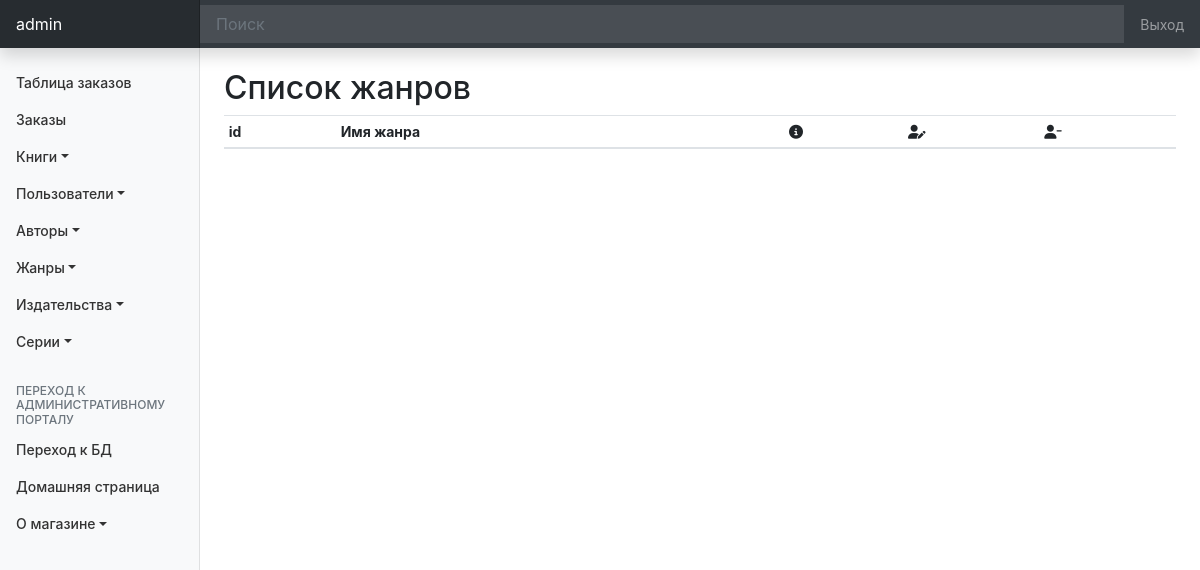
/genre/list/ (signed in), run on an earlier commit of the app's database.
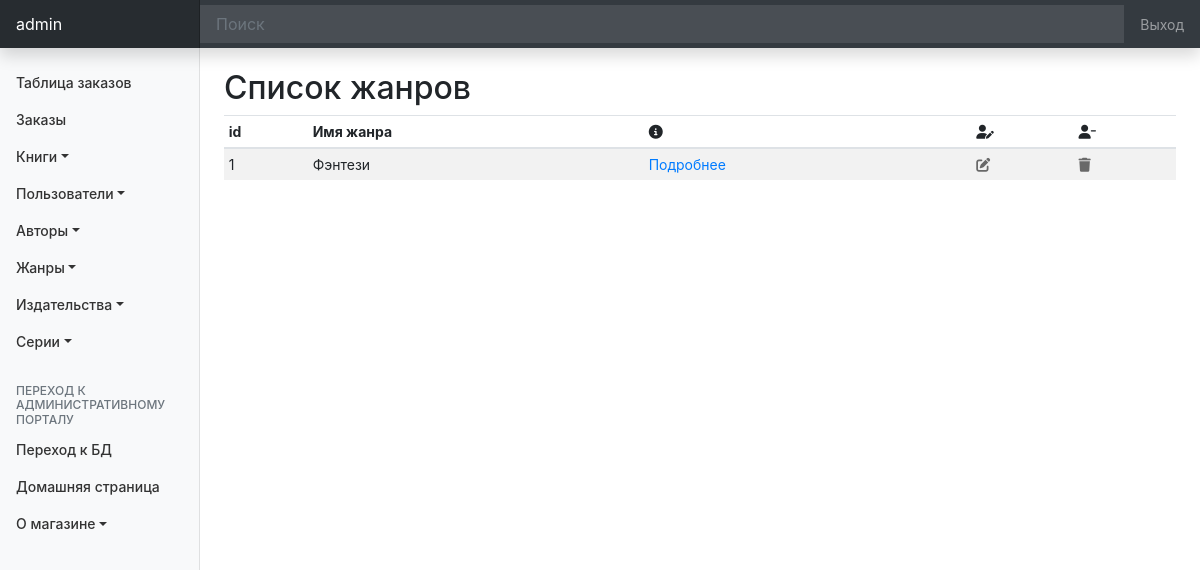
And on a later commit of the database.
### genre/models.py (models this page shows, shortened)
class Genre(models.Model):
    name = models.CharField(
        verbose_name='Название жанра',
        max_length= 100,
        unique=True,
    )
    description = models.TextField(
        verbose_name='Описание жанра',
        null=True, # БД позволяет хранить поле пустым
        blank=True, # сигнал Djange, что поле мб пустым
        help_text='Поле может быть пустым'
    )
    class Meta:
        ordering = ['name']
        verbose_name = 'Жанр'
        verbose_name_plural = 'Жанры'

### genre/views.py (the view)
# urls.py: path('list/', GenreList.as_view(), name='list'),
class GenreList(LoginRequiredMixin, ListView):
    template_name = 'genre/list_genre.html'
    context_object_name = 'genre_list'
    model = Genre
    paginate_by = 14

### genre/templates/genre/list_genre.html (shortened to what this page needs)
{% extends 'base_admin.html' %}
{% block body %}
    {% include "top_menu_admin.html" %}
    <br>
    <h2 id="list-genre">Список жанров</h2>
    <div class="table-responsive">
        <table class="table table-striped table-sm">
            <thead>
                <tr>
                    <th>id</th>
                    <th>Имя жанра</th>
                    <th><i class="fas fa-info-circle"></i></th>
                    <th><i class="fas fa-user-edit"></i></th>
                    <th><i class="fas fa-user-minus"></i></th>
                </tr>
            </thead>
            <tbody>
                {% for genre in genre_list %}
                    <tr>
                        <td>{{ genre.pk }}</td>
                        <td>{{ genre.name }}</td>
                        <td><a href="{% url 'genre:detail' genre.pk %}" title="подробнее">Подробнее</a></td>
                        <td><a href="{% url 'genre:update' genre.pk %}" title="редактировать"><i style="color:#696969" class="fas fa-edit"></i></a></td>
                        <td><a href="{% url 'genre:delete' genre.pk %}" title="удалить"><i style="color:#696969" class="fas fa-trash"></i></a></td>
                    </tr>
                {% endfor %}
            </tbody>
        </table>
        <br>
    </div>
{% endblock body %}

What changed in the data, as far as the page shows it:
added Genre: pk "1", name "Фэнтези"
